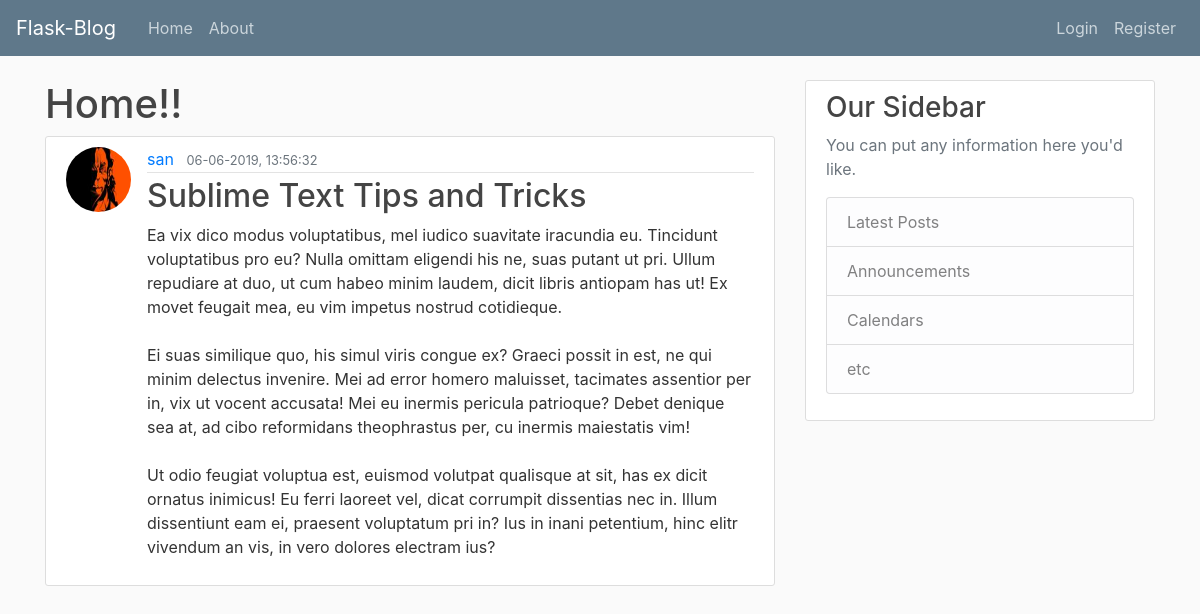
/post/6, run on the app's committed database.
### flaskblog/models.py (models this page shows, shortened)
class User(db.Model, UserMixin):
    id = db.Column(db.Integer, primary_key=True)
    username = db.Column(db.String(20), unique=True, nullable=False)
    email = db.Column(db.String(150), unique=True, nullable=False)
    image_file = db.Column(db.String(20), nullable=False, default='default.jpg')
    password = db.Column(db.String(60), nullable=False)
    posts = db.relationship('Post', backref='author', lazy=True)

class Post(db.Model):
    id = db.Column(db.Integer, primary_key=True)
    title = db.Column(db.String(300), nullable=False)
    date_poster = db.Column(db.DateTime, nullable=False, default=datetime.utcnow)
    content = db.Column(db.Text, nullable=False)
    user_id = db.Column(db.Integer, db.ForeignKey('user.id'), nullable=False)

### flaskblog/routes.py (the view)
@app.route('/post/<int:post_id>')
def post(post_id):
    post = Post.query.get_or_404(post_id)
    return render_template('post.html', title=post.title, post=post)

### flaskblog/templates/post.html (shortened to what this page needs)
{% extends "layout.html" %}
{% block content %}
    <h1>Home!!</h1>
    <article class="media content-section">
        <img class="rounded-circle article-img"
            src="{{ url_for('static', filename='profile_pix/'+ post.author.image_file) }}">
        <div class="media-body">
            <div class="article-metadata">
                <a class="mr-2" href="{{ url_for('posts_by_user', username=post.author.username)}}">{{ post.author.username }}</a>
                <small class="text-muted">{{ post.date_poster.strftime('%d-%m-%Y, %H:%M:%S') }}</small>
            </div>
            <h2 class="article-title">{{ post.title }}</h2>
            <p class="article-content">{{ post.content }}</p>
        </div>
    </article>
{% endblock content %}

### flaskblog/static/main.css (style rules this page uses)
body { background: #fafafa; color: #333333; margin-top: 5rem; }
h1, h2, h3, h4, h5, h6 { color: #444444; }
.content-section { background: #ffffff; padding: 10px 20px; border: 1px solid #dddddd; border-radius: 3px; margin-bottom: 20px; }
.article-title { color: #444444; }
.article-content { white-space: pre-line; }
.article-img { height: 65px; width: 65px; margin-right: 16px; }
.article-metadata { padding-bottom: 1px; margin-bottom: 4px; border-bottom: 1px solid #e3e3e3 }

### data on the page
User: image_file (picture), author.username "san"
Post: date_poster "06-06-2019, 13:56:32", title "Sublime Text Tips and Tricks", content "Ea vix dico modus voluptatibus, mel iudico suavitate iracundia eu. Tincidunt voluptatibus pro eu? Nulla omittam eligendi his ne, suas putant ut pri. Ullum repudiare at duo, ut cum habeo minim laudem, dicit libris antiopam has ut! Ex movet feugait mea, eu vim impetus nostrud cotidieque. Ei suas similique quo, his simul viris congue ex? Graeci possit in est, ne qui minim delectus invenire. Mei ad error homero maluisset, tacimates assentior per in, vix ut vocent accusata! Mei eu inermis pericula patrioque? Debet denique sea at, ad cibo reformidans theophrastus per, cu inermis maiestatis vim! Ut odio feugiat voluptua est, euismod volutpat qualisque at sit, has ex dicit ornatus inimicus! Eu…"
